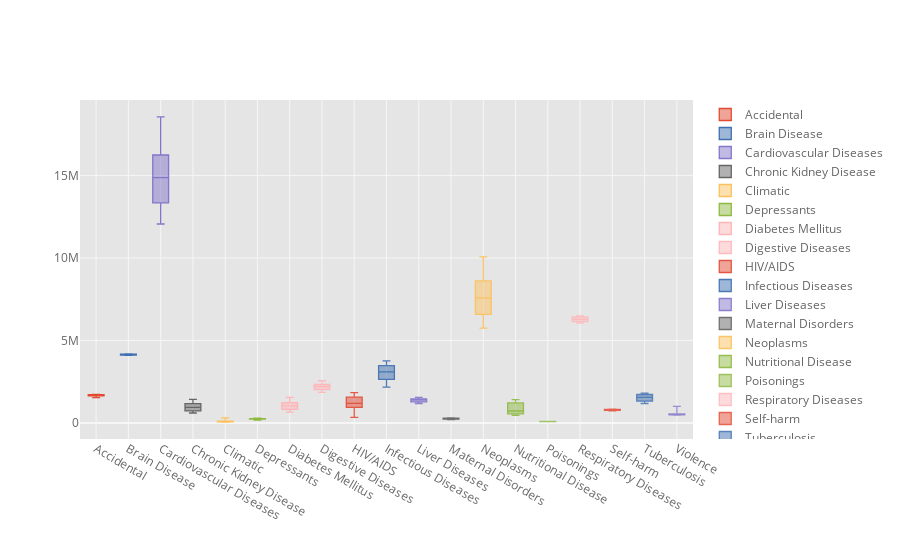

This figure's notebook cell:
### Markdown cell above
**Question**: What are the top three diseases that causes deaths from 1990 to 2019?

### Code cell
#Now lets plot to see the number of deaths year and diseases wise
yearpivot.drop(['Total_Deaths'],axis = 1).iplot(kind = 'box')
